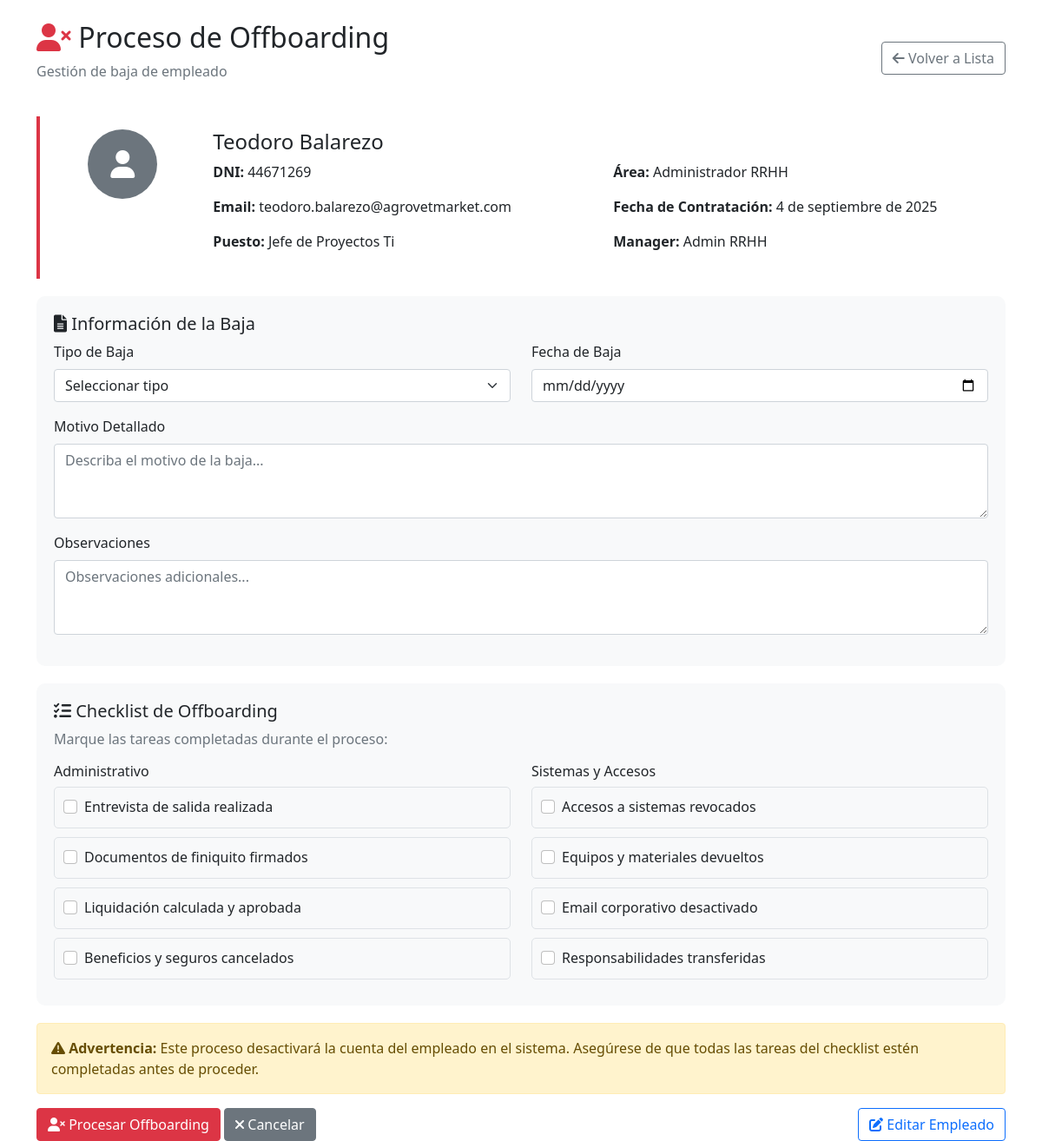
Screenshot of /rrhh/empleados/27/offboarding/ (signed in) with the database file from the repository.
### empleados/models.py (models this page shows, shortened)
class Empleado(models.Model):
    JERARQUIA_CHOICES = [
        ('director', 'Director'),
        ('gerente', 'Gerente'),
        ('sub_gerente', 'Sub Gerente'),
        ('jefe', 'Jefe'),
        ('supervisor', 'Supervisor'),
        ('coordinador', 'Coordinador'),
        ('asistente', 'Asistente'),
        ('auxiliar', 'Auxiliar'),
    ]
    GERENCIA_CHOICES = [
        ('gerencia_comercial_local', 'Gerencia Comercial Local'),
        ('gerencia_comercial_internacional', 'Gerencia Comercial Internacional'),
        ('gerencia_desarrollo_organizacional', 'Gerencia de Desarrollo Organizacional'),
        ('gerencia_administracion_finanzas', 'Gerencia Administración y Finanzas'),
    ]
    user = models.OneToOneField(User, on_delete=models.CASCADE, related_name='empleado', null=True)
    nombre = models.CharField(max_length=100)
    apellido = models.CharField(max_length=100)
    dni = models.CharField(
        max_length=8,
        unique=True,
        validators=[validar_dni],
        help_text='Documento Nacional de Identidad (8 dígitos)',
        verbose_name='DNI'
    )
    email = models.EmailField(unique=True)
    puesto = models.CharField(max_length=100)
    fecha_contratacion = models.DateField()
    dias_vacaciones_disponibles = models.IntegerField(default=20, help_text='Días laborables de vacaciones por período')
    dias_vacaciones_calendario = models.IntegerField(
        default=42,
        help_text='Días calendario equivalentes (laborables + fines de semana estimados)'
    )
    dias_calendario_tomados_año = models.IntegerField(
        default=0,
        help_text='Días calendario ya tomados en el año actual'
    )
    fines_semana_incluidos_año = models.IntegerField(
        default=0,
        help_text='Cantidad de fines de semana incluidos en vacaciones del año'
    )
    manager = models.ForeignKey(
        'self', on_delete=models.SET_NULL, null=True, blank=True, related_name='equipo'
    )
    es_rrhh = models.BooleanField(
        default=False,
        help_text='Indica si este empleado es parte del departamento de RRHH'
    )
    area = models.CharField(
        max_length=100,
        null=True,
        blank=True,
        help_text='Área o departamento del empleado'
    )
    gerencia = models.CharField(
        max_length=50,
        choices=GERENCIA_CHOICES,
        null=True,
        blank=True,
        help_text='Gerencia a la que pertenece el empleado'
    )
    jerarquia = models.CharField(
        max_length=20,
        choices=JERARQUIA_CHOICES,
        default='auxiliar',
        help_text='Nivel jerárquico del empleado en la organización'
    )
    foto_perfil = models.FileField(
        upload_to='fotos_perfil/',
        null=True,
        blank=True,
        help_text='Foto de perfil del empleado'
    )

### empleados/views.py (the view, shortened to what this page needs)
# urls.py: path('rrhh/empleados/<int:empleado_id>/offboarding/', views.rrhh_offboarding_empleado, name='rrhh_offboarding_empleado'),
@login_required
def rrhh_offboarding_empleado(request, empleado_id):
    try:
        empleado_rrhh = Empleado.objects.get(email=request.user.email)
        if not empleado_rrhh.es_rrhh:
            messages.error(request, 'No tienes permisos para acceder a esta sección.')
            return redirect('inicio_empleado')
    except Empleado.DoesNotExist:
        messages.error(request, 'Empleado no encontrado.')
        return redirect('login_empleado')
    empleado = get_object_or_404(Empleado, id=empleado_id)
    context = {
        'empleado_rrhh': empleado_rrhh,
        'empleado': empleado,
        'user': request.user
    }
    return render(request, 'empleados/rrhh_offboarding_empleado.html', context)

### empleados/templates/empleados/rrhh_offboarding_empleado.html (shortened to what this page needs)
<!DOCTYPE html>
<html lang="es">
<head>
    <link href="https://cdn.jsdelivr.net/npm/bootstrap@5.1.3/dist/css/bootstrap.min.css" rel="stylesheet">
    <link href="https://cdnjs.cloudflare.com/ajax/libs/font-awesome/6.0.0/css/all.min.css" rel="stylesheet">
</head>
<body>
    <div class="container mt-4">
        <div class="row">
            <div class="col-12">
                <div class="d-flex justify-content-between align-items-center mb-4">
                    <div>
                        <h2><i class="fas fa-user-times text-danger"></i> Proceso de Offboarding</h2>
                        <p class="text-muted">Gestión de baja de empleado</p>
                    </div>
                    <div>
                        <a href="{% url 'rrhh_lista_empleados' %}" class="btn btn-outline-secondary">
                            <i class="fas fa-arrow-left"></i> Volver a Lista
                        </a>
                    </div>
                </div>
            </div>
        </div>
        <div class="employee-info">
            <div class="row">
                <div class="col-md-2 text-center">
                    {% if empleado.foto_perfil %}
                        <img src="{{ empleado.foto_perfil.url }}" alt="Foto" class="employee-photo">
                    {% else %}
                        <div class="employee-photo bg-secondary d-flex align-items-center justify-content-center text-white mx-auto">
                            <i class="fas fa-user fa-2x"></i>
                        </div>
                    {% endif %}
                </div>
                <div class="col-md-10">
                    <h4>{{ empleado.nombre }} {{ empleado.apellido }}</h4>
                    <div class="row">
                        <div class="col-md-6">
                            <p><strong>DNI:</strong> {{ empleado.dni }}</p>
                            <p><strong>Email:</strong> {{ empleado.email }}</p>
                            <p><strong>Puesto:</strong> {{ empleado.puesto }}</p>
                        </div>
                        <div class="col-md-6">
                            <p><strong>Área:</strong> {{ empleado.area|default:"No especificada" }}</p>
                            <p><strong>Fecha de Contratación:</strong> {{ empleado.fecha_contratacion }}</p>
                            <p><strong>Manager:</strong>
                                {% if empleado.manager %}
                                    {{ empleado.manager.nombre }} {{ empleado.manager.apellido }}
                                {% else %}
                                    Sin manager asignado
                                {% endif %}
                            </p>
                        </div>
                    </div>
                </div>
            </div>
        </div>
        <form method="POST">
            <div class="offboarding-section">
                <h5><i class="fas fa-file-alt"></i> Información de la Baja</h5>
                <div class="row">
                    <div class="col-md-6">
                        <div class="mb-3">
                            <label for="tipo_baja" class="form-label">Tipo de Baja</label>
                            <select class="form-select" id="tipo_baja" name="tipo_baja" required>
                                <option value="">Seleccionar tipo</option>
                            </select>
                        </div>
                    </div>
                    <div class="col-md-6">
                        <div class="mb-3">
                            <label for="fecha_baja" class="form-label">Fecha de Baja</label>
                            <input type="date" class="form-control" id="fecha_baja" name="fecha_baja"
                                   value="{{ today|date:'Y-m-d' }}" required>
                        </div>
                    </div>
                    <div class="col-12">
                        <div class="mb-3">
                            <label for="motivo" class="form-label">Motivo Detallado</label>
                            <textarea class="form-control" id="motivo" name="motivo" rows="3"
                                      placeholder="Describa el motivo de la baja..."></textarea>
                        </div>
                    </div>
                    <div class="col-12">
                        <div class="mb-3">
                            <label for="observaciones" class="form-label">Observaciones</label>
                            <textarea class="form-control" id="observaciones" name="observaciones" rows="3"
                                      placeholder="Observaciones adicionales..."></textarea>
                        </div>
                    </div>
                </div>
            </div>
            <div class="offboarding-section">
                <h5><i class="fas fa-tasks"></i> Checklist de Offboarding</h5>
                <p class="text-muted">Marque las tareas completadas durante el proceso:</p>
                <div class="row">
                    <div class="col-md-6">
                        <h6>Administrativo</h6>
                        <div class="checklist-item">
                            <div class="form-check">
                                <input class="form-check-input" type="checkbox" id="entrevista_salida">
                                <label class="form-check-label" for="entrevista_salida">
                                    Entrevista de salida realizada
                                </label>
                            </div>
                        </div>
                        <div class="checklist-item">
                            <div class="form-check">
                                <input class="form-check-input" type="checkbox" id="documentos_firmados">
                                <label class="form-check-label" for="documentos_firmados">
                                    Documentos de finiquito firmados
                                </label>
                            </div>
                        </div>
                        <div class="checklist-item">
                            <div class="form-check">
                                <input class="form-check-input" type="checkbox" id="liquidacion_calculada">
                                <label class="form-check-label" for="liquidacion_calculada">
                                    Liquidación calculada y aprobada
                                </label>
                            </div>
                        </div>
                        <div class="checklist-item">
                            <div class="form-check">
                                <input class="form-check-input" type="checkbox" id="beneficios_cancelados">
                                <label class="form-check-label" for="beneficios_cancelados">
                                    Beneficios y seguros cancelados
                                </label>
                            </div>
                        </div>
                    </div>
                    <div class="col-md-6">
                        <h6>Sistemas y Accesos</h6>
                        <div class="checklist-item">
                            <div class="form-check">
                                <input class="form-check-input" type="checkbox" id="accesos_revocados">
                                <label class="form-check-label" for="accesos_revocados">
                                    Accesos a sistemas revocados
                                </label>
                            </div>
                        </div>
                        <div class="checklist-item">
                            <div class="form-check">
                                <input class="form-check-input" type="checkbox" id="equipos_devueltos">
                                <label class="form-check-label" for="equipos_devueltos">
                                    Equipos y materiales devueltos
                                </label>
                            </div>
                        </div>
                        <div class="checklist-item">
                            <div class="form-check">
                                <input class="form-check-input" type="checkbox" id="email_desactivado">
                                <label class="form-check-label" for="email_desactivado">
                                    Email corporativo desactivado
                                </label>
                            </div>
                        </div>
                        <div class="checklist-item">
                            <div class="form-check">
                                <input class="form-check-input" type="checkbox" id="transferencia_responsabilidades">
                                <label class="form-check-label" for="transferencia_responsabilidades">
                                    Responsabilidades transferidas
                                </label>
                            </div>
                        </div>
                    </div>
                </div>
            </div>
            <div class="alert alert-warning" role="alert">
                <i class="fas fa-exclamation-triangle"></i>
                <strong>Advertencia:</strong> Este proceso desactivará la cuenta del empleado en el sistema.
                Asegúrese de que todas las tareas del checklist estén completadas antes de proceder.
            </div>
            <div class="d-flex justify-content-between">
                <div>
                    <button type="submit" class="btn btn-danger"
                            onclick="return confirm('¿Está seguro de procesar el offboarding de este empleado? Esta acción desactivará su cuenta.')">
                        <i class="fas fa-user-times"></i> Procesar Offboarding
                    </button>
                    <a href="{% url 'rrhh_lista_empleados' %}" class="btn btn-secondary">
                        <i class="fas fa-times"></i> Cancelar
                    </a>
                </div>
                <div>
                    <a href="{% url 'rrhh_editar_empleado' empleado.id %}" class="btn btn-outline-primary">
                        <i class="fas fa-edit"></i> Editar Empleado
                    </a>
                </div>
            </div>
        </form>
    </div>
</body>
</html>

### empleados/templates/empleados/rrhh_offboarding_empleado.html (style rules this page uses)
.offboarding-section { background-color: #f8f9fa; border-radius: 10px; padding: 20px; margin-bottom: 20px; }
.employee-info { background-color: #fff; border-left: 4px solid #dc3545; padding: 15px; margin-bottom: 20px; }
.checklist-item { padding: 10px; border: 1px solid #dee2e6; border-radius: 5px; margin-bottom: 10px; }
.employee-photo { width: 80px; height: 80px; object-fit: cover; border-radius: 50%; }

### rows the page displays
Empleado: nombre "Teodoro", apellido "Balarezo", dni "44671269", email "teodoro.balarezo@agrovetmarket.com", puesto "Jefe de Proyectos Ti", area "Administrador RRHH", fecha_contratacion "4 de septiembre de 2025", manager.nombre "Admin", manager.apellido "RRHH"
